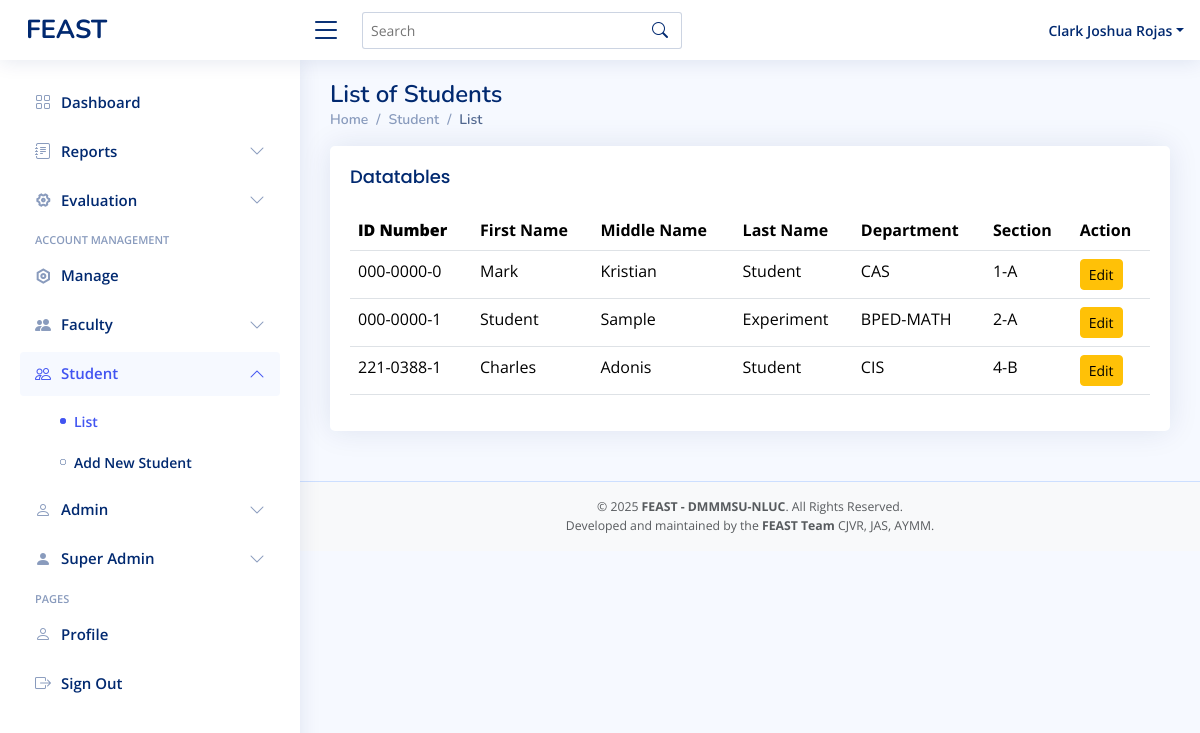
The app's page /superadmin-studentlist.php (signed in) with its own data.
### tables this page shows
CREATE TABLE `student` (
  `idnumber` varchar(11) NOT NULL,
  `first_name` varchar(50) NOT NULL,
  `mid_name` varchar(50) NOT NULL,
  `last_name` varchar(50) NOT NULL,
  `password` varchar(50) NOT NULL,
  `department` varchar(11) NOT NULL,
  `section` varchar(11) NOT NULL,
  `role` varchar(50) NOT NULL DEFAULT 'student'
);

### superadmin-studentlist.php (the view, shortened to what this page needs)
<?php
include 'conn/conn.php';
$query = "SELECT * FROM student  WHERE role = 'student'";
$result = mysqli_query($conn, $query);
?>
<!DOCTYPE html>
<html lang="en">
<head>
  <?php include 'header.php' ?>
</head>
<body>
  <?php include 'superadmin-header.php' ?>
  <aside id="sidebar" class="sidebar">
    <ul class="sidebar-nav" id="sidebar-nav">
      <li class="nav-item">
        <a class="nav-link collapsed" href="superadmin-dashboard.php">
          <i class="bi bi-grid"></i>
          <span>Dashboard</span>
        </a>
      </li>
      <li class="nav-item">
        <a class="nav-link collapsed" data-bs-target="#reports" data-bs-toggle="collapse" href="#">
          <i class="bi bi-journal-text"></i><span>Reports</span><i class="bi bi-chevron-down ms-auto"></i>
        </a>
      </li>
      <li class="nav-item">
        <a class="nav-link collapsed" data-bs-target="#evaluation" data-bs-toggle="collapse" href="#">
          <i class="ri-settings-4-line"></i><span>Evaluation</span><i class="bi bi-chevron-down ms-auto"></i>
        </a>
      </li>
      <li class="nav-heading">Account Management</li>
      <li class="nav-item">
        <a class="nav-link collapsed" href="superadmin-addsmanagement.php">
          <i class="ri-settings-line"></i>
          <span>Manage</span>
        </a>
      </li>
      <li class="nav-item">
        <a class="nav-link collapsed" data-bs-target="#components-nav" data-bs-toggle="collapse" href="#">
          <i class="bi bi-people-fill"></i><span>Faculty</span><i class="bi bi-chevron-down ms-auto"></i>
        </a>
      </li>
      <li class="nav-item">
        <a class="nav-link collapse" data-bs-target="#forms-nav" data-bs-toggle="collapse" href="#">
          <i class="bi bi-people"></i><span>Student</span><i class="bi bi-chevron-down ms-auto"></i>
        </a>
        <ul id="forms-nav" class="nav-content collapse show" data-bs-parent="#sidebar-nav">
          <li>
            <a href="superadmin-studentlist.php" class="active">
              <i class="bi bi-circle"></i><span>List</span>
            </a>
          </li>
          <li>
            <a href="superadmin-studentcreation.php">
              <i class="bi bi-circle"></i><span>Add New Student</span>
            </a>
          </li>
        </ul>
      </li>
      <li class="nav-item">
        <a class="nav-link collapsed" data-bs-target="#admin-nav" data-bs-toggle="collapse" href="#">
          <i class="bi bi-person"></i><span>Admin</span><i class="bi bi-chevron-down ms-auto"></i>
        </a>
      </li>
      <li class="nav-item">
        <a class="nav-link collapsed" data-bs-target="#tables-nav" data-bs-toggle="collapse" href="#">
          <i class="bi bi-person-fill"></i><span>Super Admin</span><i
            class="bi bi-chevron-down ms-auto"></i>
        </a>
      </li>
      <li class="nav-heading">Pages</li>
      <li class="nav-item">
        <a class="nav-link collapsed" href="superadmin-user-profile.php">
          <i class="bi bi-person"></i>
          <span>Profile</span>
        </a>
      </li>
      <li class="nav-item">
        <a class="nav-link collapsed" href="logout.php">
          <i class="bi bi-box-arrow-right"></i>
          <span>Sign Out</span>
        </a>
      </li>
    </ul>
  </aside>
  <main id="main" class="main">
    <div class="pagetitle">
      <h1>List of Students</h1>
      <nav>
        <ol class="breadcrumb">
          <li class="breadcrumb-item"><a href="superadmin-dashboard.php">Home</a></li>
          <li class="breadcrumb-item">Student</li>
          <li class="breadcrumb-item active">List</li>
        </ol>
      </nav>
    </div>
    <section class="section">
      <div class="row">
        <div class="col-lg-12">
          <div class="card ">
            <div class="card-body table-responsive">
              <h5 class="card-title">Datatables</h5>
              <table class="table datatable">
                <thead>
                  <tr>
                    <th>
                      <b>ID Number</b>
                    </th>
                    <th>First Name</th>
                    <th>Middle Name</th>
                    <th>Last Name</th>
                    <th>Department</th>
                    <th>Section</th>
                    <th>Action</th>
                  </tr>
                </thead>
                <tbody>
                  <tr>
                    <?php
                    while ($row = mysqli_fetch_assoc($result)) {
                    ?>
                      <td><?php echo $row['idnumber']; ?></td>
                      <td class="text-capitalize"><?php echo $row['first_name']; ?></td>
                      <td class="text-capitalize"><?php echo $row['mid_name']; ?></td>
                      <td class="text-capitalize"><?php echo $row['last_name']; ?></td>
                      <td class="text-uppercase"><?php echo $row['department']; ?></td>
                      <td class="text-uppercase"><?php echo $row['section']; ?></td>
                      <td>
                        <a href="superadmin-editstudent.php?id=<?php echo $row['idnumber']; ?>" class="btn btn-warning btn-sm">Edit</a>
                  </tr>
                <?php
                    }
                ?>
                </tbody>
              </table>
            </div>
          </div>
        </div>
      </div>
    </section>
  </main>
  <?php include 'footer.php'?>
</body>
</html>

### assets/css/style.css (style rules this page uses)
:root { scroll-behavior: smooth; }
body { font-family: "Open Sans", sans-serif; background: #f6f9ff; color: #444444; }
a { color: #4154f1; text-decoration: none; }
h1, h2, h3, h4, h5, h6 { font-family: "Nunito", sans-serif; }
#main { margin-top: 60px; padding: 20px 30px; transition: all 0.3s; }
.pagetitle { margin-bottom: 10px; }
.pagetitle h1 { font-size: 24px; margin-bottom: 0; font-weight: 600; color: #012970; }
.card { margin-bottom: 30px; border: none; border-radius: 5px; box-shadow: 0px 0 30px rgba(1, 41, 112, 0.1); }
.card-title { padding: 20px 0 15px 0; font-size: 18px; font-weight: 500; color: #012970; font-family: "Poppins", sans-serif; }
.card-body { padding: 0 20px 20px 20px; }
.breadcrumb { font-size: 14px; font-family: "Nunito", sans-serif; color: #899bbd; font-weight: 600; }
.breadcrumb a { color: #899bbd; transition: 0.3s; }
.breadcrumb .breadcrumb-item::before { color: #899bbd; }
.breadcrumb .active { color: #51678f; font-weight: 600; }
.sidebar { position: fixed; top: 60px; left: 0; bottom: 0; width: 300px; z-index: 996; transition: all 0.3s; padding: 20px; overflow-y: auto; scrollbar-width: thin; scrollbar-color: #aab7cf transparent; box-shadow: 0px 0px 20px rgba(1, 41, 112, 0.1); background-color: #fff; }
@media (min-width: 1200px) { #main, #footer { margin-left: 300px; } }
.sidebar-nav { padding: 0; margin: 0; list-style: none; }
.sidebar-nav li { padding: 0; margin: 0; list-style: none; }
.sidebar-nav .nav-item { margin-bottom: 5px; }
.sidebar-nav .nav-heading { font-size: 11px; text-transform: uppercase; color: #899bbd; font-weight: 600; margin: 10px 0 5px 15px; }
.sidebar-nav .nav-link { display: flex; align-items: center; font-size: 15px; font-weight: 600; color: #4154f1; transition: 0.3; background: #f6f9ff; padding: 10px 15px; border-radius: 4px; }
.sidebar-nav .nav-link i { font-size: 16px; margin-right: 10px; color: #4154f1; }
.sidebar-nav .nav-link.collapsed { color: #012970; background: #fff; }
.sidebar-nav .nav-link.collapsed i { color: #899bbd; }
.sidebar-nav .nav-link .bi-chevron-down { margin-right: 0; transition: transform 0.2s ease-in-out; }
.sidebar-nav .nav-link:not(.collapsed) .bi-chevron-down { transform: rotate(180deg); }
.sidebar-nav .nav-content { padding: 5px 0 0 0; margin: 0; list-style: none; }
.sidebar-nav .nav-content a { display: flex; align-items: center; font-size: 14px; font-weight: 600; color: #012970; transition: 0.3; padding: 10px 0 10px 40px; transition: 0.3s; }
.sidebar-nav .nav-content a i { font-size: 6px; margin-right: 8px; line-height: 0; border-radius: 50%; }
.sidebar-nav .nav-content a:hover, .sidebar-nav .nav-content a.active { color: #4154f1; }
.sidebar-nav .nav-content a.active i { background-color: #4154f1; }

### records on screen
student: idnumber "000-0000-0", first_name "Mark", mid_name "Kristian", last_name "Student", department "CAS", section "1-A"
student: idnumber "000-0000-1", first_name "Student", mid_name "Sample", last_name "Experiment", department "BPED-MATH", section "2-A"
student: idnumber "221-0388-1", first_name "Charles", mid_name "Adonis", last_name "Student", department "CIS", section "4-B"

### other values on screen
$_SESSION['first_name'] "Clark Joshua"
$_SESSION['last_name'] "Rojas"
